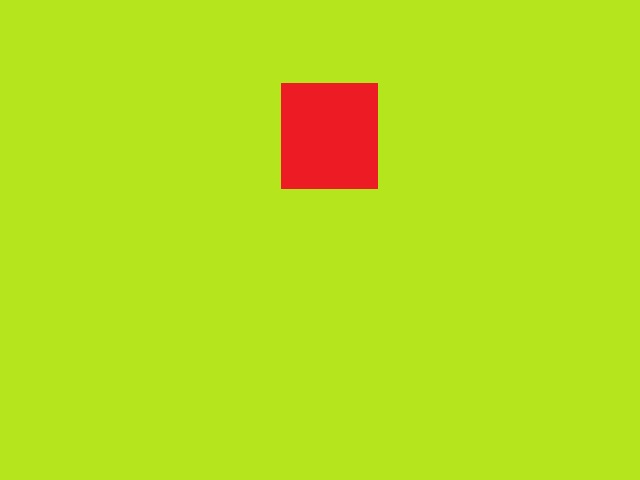
#> input picture vision/1.jpg, 640 x 480 px, given in place of the camera
$ python 'imgred- Copy.py'
#> lines starting #> are read from the running program, lines starting #| are printed output that depends on the picture; after the words box and inside, x2 and y2 are one past the last pixel; in counts of white or black regions, pixels touching at a corner belong together
# Python program to illustrate HoughLine
# method for line detection
import cv2
import numpy as np

# Reading the required image in
# which operations are to be done.
# Make sure that the image is in the same
# directory in which this python program is


cap = cv2.VideoCapture(1);


while(cap.isOpened()):
	ret, image = cap.read()
#> image is the input picture: shape (480, 640, 3); mean B, G, R 29.2, 222.2, 182.9
	boundaries = [
	([0, 0, 100], [50, 50, 200])
]

	for (lower, upper) in boundaries:
		# create NumPy arrays from the boundaries
		lower = np.array(lower, dtype = "uint8")
		upper = np.array(upper, dtype = "uint8")
		# find the colors within the specified boundaries and apply
		# the mask
		mask = cv2.inRange(image, lower, upper)
		img= cv2.bitwise_and(image, image, mask = mask)

		# Convert the img to grayscale
		gray = cv2.cvtColor(img,cv2.COLOR_BGR2GRAY)
		cv2.imwrite('gray.jpg', gray)

		# Apply edge detection method on the image
		edges = cv2.Canny(gray,50,150,apertureSize = 3)
		cv2.imwrite('edges.jpg', edges)

		# This returns an array of r and theta values
		lines = cv2.HoughLines(edges,1,np.pi/180, 360)


		ret, thresh = cv2.threshold(edges, 215, 255, cv2.THRESH_BINARY)
		contours, hierarchy = cv2.findContours(thresh, 1, 2)

		if(len(contours) > 0):
			cMax = max(contours, key=cv2.contourArea)
			rect = cv2.minAreaRect(cMax)
			box = cv2.boxPoints(rect)
			box = np.int0(box)
			cv2.drawContours(image, [box], cv2.FILLED, (255,0,127), 3)

			circleRect = cv2.boundingRect(cMax)
			x,y,w,h = circleRect

			cv2.circle(image,(int(x+(w/2)), int(y+(h/2))), 6, (0,255,0), 2)

		cv2.imshow('frame',img)
		cv2.waitKey(40)
#> this loop made 1 pass
#> (contours, cMax, rect, box, x, y, w, h) on pass 1: (4 contours, all with area under 20, [[376, 183], [376, 187], [378, 187], [378, 183]], ((377, 185), (4, 2), -90), [[378, 187], [376, 187], [376, 183], [378, 183]], 376, 183, 3, 5)
#> pass 1, `mask = cv2.inRange(image, lower, upper)`:
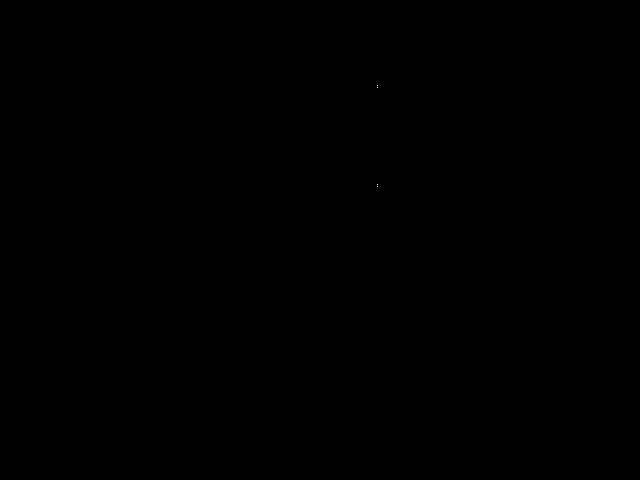
#> mask: shape (480, 640); 0% white in thin lines or dots, all inside (x1, y1, x2, y2) = (377, 85, 378, 187)
#> after the loop:
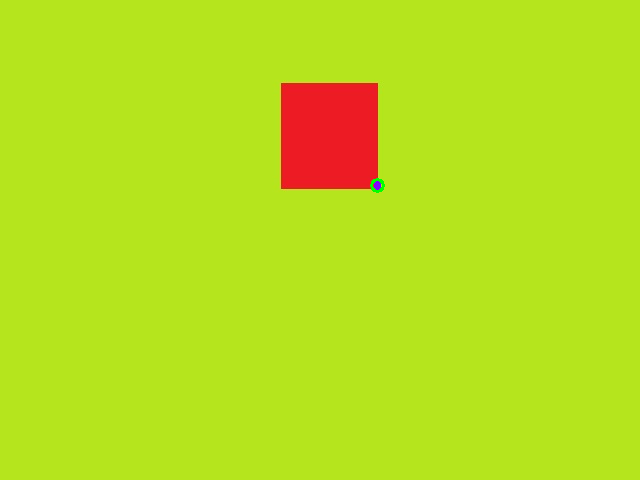
#> image: shape (480, 640, 3); 0.05% of pixels changed, all inside (x1, y1, x2, y2) = (370, 178, 385, 193)
